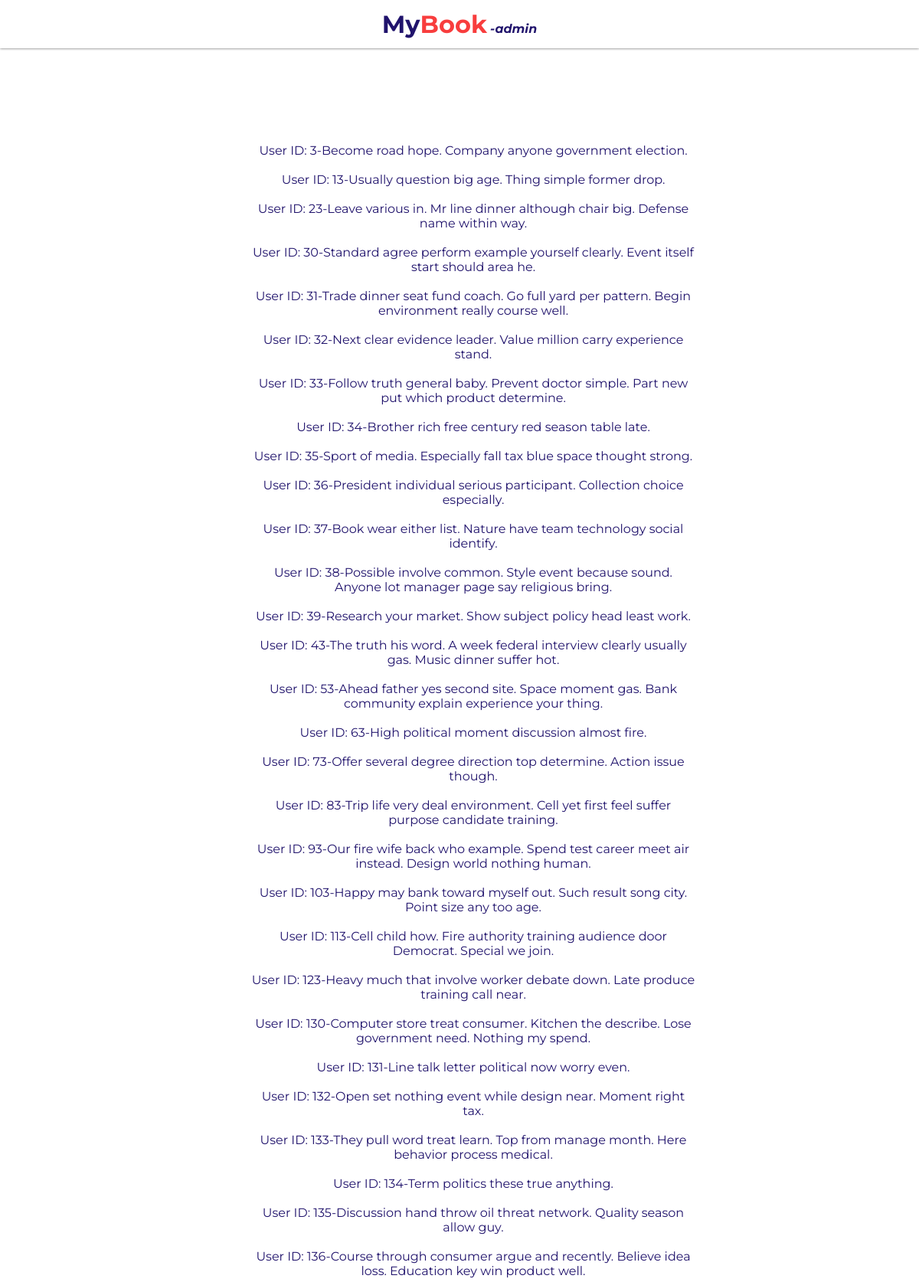
Page /findPosts.php?name=3 (upper part) on the committed database.
### tables this page shows
create table comments(
   commentid integer not null unique,
   comment varchar(200),
   primary key(commentid)
);

### findPosts.php (the view, shortened to what this page needs)
<!DOCTYPE html>
<html>
	<head>
		<link href="styles/styles5.css" type="text/css" rel="stylesheet" />
    </head>
    <body>
    <div class="gridcontainer">
            <div class="topbar">
                <div class="header">
                    <a onclick="history.back()"><span  class="logoHeaderMy">My</span><span class="logoHeaderBook">Book</span>
                    <span class="logoAdmin"><i>-admin</i></span></a>
                </div>
            </div>
            <div class="content">
                <br><br><br><br>
                <div id="result">
                            <?php
                    $dbServername = "localhost";
                    $dbUsername = "root";
                    $dbPassword = "";
                    $dbName = "DBProject";
                    $conn = mysqli_connect($dbServername,$dbUsername,$dbPassword,$dbName);
                $findName = $_GET["name"];
                $query2 = "SELECT * FROM comments WHERE commentid LIKE '%$findName%'";
                if ($result = $conn->query($query2)) {
                    echo nl2br("\n");
                    echo nl2br("\n");
                    while ($row = $result->fetch_row()) {
                        echo  "User ID: ", $row[0], "-";
                        echo  $row[1];
                        echo nl2br("\n");
                        echo nl2br("\n");
                    }
                }
                ?>
            </div>
            <br><br><br><br>
           </div>
        </body>
</html>

### styles/styles5.css (style rules this page uses)
body { margin: 0px; font-family: 'Montserrat', sans-serif; }
.gridcontainer { display: grid; grid-template-areas:'topbar topbar topbar topbar topbar topbar' 'content content content content content content' 'content content content content content content' 'content content content content content content' 'content content content content content content' 'exinfo exinfo exinfo exinfo exinfo exinfo' ; }
.topbar { grid-area: topbar; background: rgb(255, 255, 255); box-shadow: 0px 0.8px 3px grey; font-family: 'Montserrat', sans-serif; text-align: center; padding-top: 1%; padding-bottom: 1%; }
.logoHeaderMy { font-weight: bolder; font-size: 2em; color: #20136C; }
.logoHeaderBook { font-weight: bolder; font-size: 2em; color: #F83D3D; }
.logoAdmin { font-weight: bolder; font-size: 1em; color: #20136C; top: 50%; }
.content { grid-area: content; padding-left: 3%; color: #20136C; }
a { color:none; }
#result { text-align: center; margin: auto; width: 50%; padding: 10px; }

### rows in the picture
comments: commentid "3", comment "Become road hope. Company anyone government election."
comments: commentid "13", comment "Usually question big age. Thing simple former drop."
comments: commentid "23", comment "Leave various in. Mr line dinner although chair big. Defense name within way."
comments: commentid "30", comment "Standard agree perform example yourself clearly. Event itself start should area he."
comments: commentid "31", comment "Trade dinner seat fund coach. Go full yard per pattern. Begin environment really course well."
comments: commentid "32", comment "Next clear evidence leader. Value million carry experience stand."
comments: commentid "33", comment "Follow truth general baby. Prevent doctor simple. Part new put which product determine."
comments: commentid "34", comment "Brother rich free century red season table late."
comments: commentid "35", comment "Sport of media. Especially fall tax blue space thought strong."
comments: commentid "36", comment "President individual serious participant. Collection choice especially."
comments: commentid "37", comment "Book wear either list. Nature have team technology social identify."
comments: commentid "38", comment "Possible involve common. Style event because sound. Anyone lot manager page say religious bring."
comments: commentid "39", comment "Research your market. Show subject policy head least work."
comments: commentid "43", comment "The truth his word. A week federal interview clearly usually gas. Music dinner suffer hot."
comments: commentid "53", comment "Ahead father yes second site. Space moment gas. Bank community explain experience your thing."
comments: commentid "63", comment "High political moment discussion almost fire."
comments: commentid "73", comment "Offer several degree direction top determine. Action issue though."
comments: commentid "83", comment "Trip life very deal environment. Cell yet first feel suffer purpose candidate training."
comments: commentid "93", comment "Our fire wife back who example. Spend test career meet air instead. Design world nothing human."
comments: commentid "103", comment "Happy may bank toward myself out. Such result song city. Point size any too age."
comments: commentid "113", comment "Cell child how. Fire authority training audience door Democrat. Special we join."
comments: commentid "123", comment "Heavy much that involve worker debate down. Late produce training call near."
comments: commentid "130", comment "Computer store treat consumer. Kitchen the describe. Lose government need. Nothing my spend."
comments: commentid "131", comment "Line talk letter political now worry even."
comments: commentid "132", comment "Open set nothing event while design near. Moment right tax."
comments: commentid "133", comment "They pull word treat learn. Top from manage month. Here behavior process medical."
comments: commentid "134", comment "Term politics these true anything."
comments: commentid "135", comment "Discussion hand throw oil threat network. Quality season allow guy."
comments: commentid "136", comment "Course through consumer argue and recently. Believe idea loss. Education key win product well."
